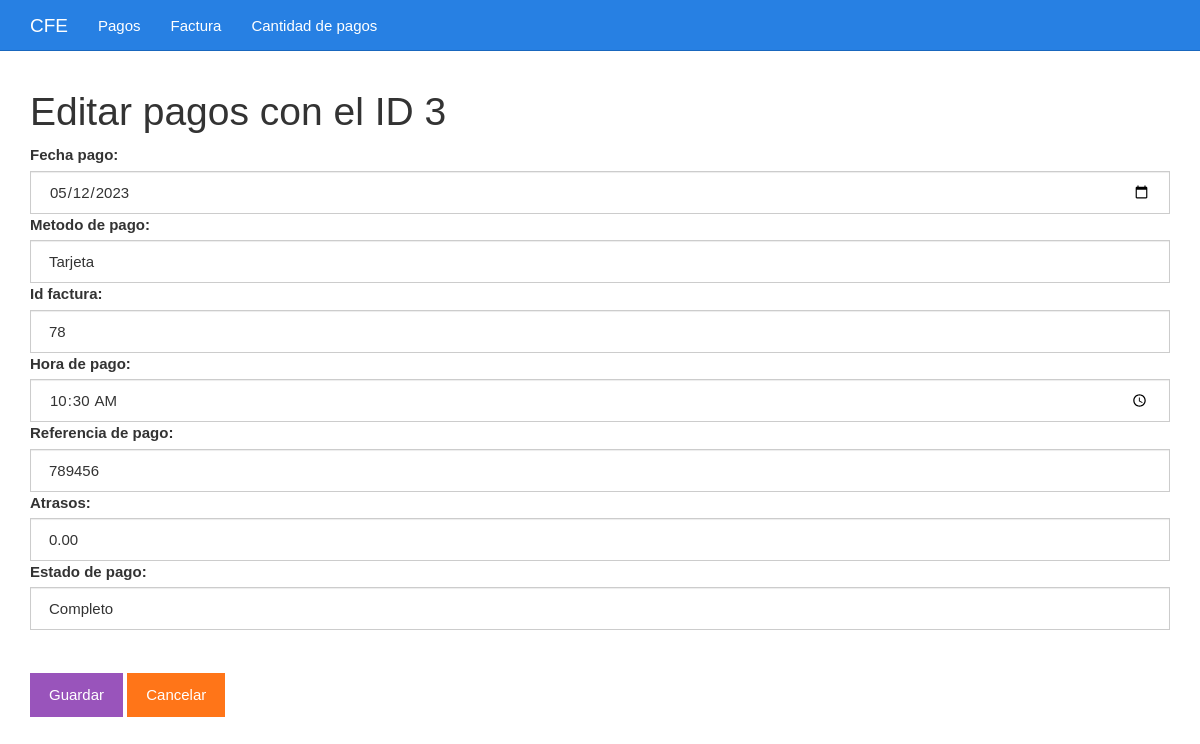
The app's page /editar.php?id=3 with its own data.
### tables this page shows
CREATE TABLE `tbl_pagos` (
  `id` int(50) UNSIGNED NOT NULL,
  `fechapago` date NOT NULL,
  `metodopago` varchar(50) NOT NULL,
  `idfactura` int(50) NOT NULL,
  `horapago` time NOT NULL,
  `referpago` int(100) NOT NULL,
  `atrasos` decimal(7,2) NOT NULL,
  `estadopago` varchar(50) NOT NULL
);

### editar.php (the view, shortened to what this page needs)
<?php
$id = $_GET["id"];
include_once "base_de_datos.php";
$sentencia = $base_de_datos->prepare("SELECT * FROM tbl_pagos WHERE id = ?;");
$sentencia->execute([$id]);
$pagos = $sentencia->fetch(PDO::FETCH_OBJ);
?>
<?php include_once "encabezado.php" ?>
	<div class="col-xs-12">
		<h1>Editar pagos con el ID <?php echo $pagos->id; ?></h1>
		<form method="post" action="guardarDatosEditados.php">
			<label for="fechapago">Fecha pago:</label>
			<input value="<?php echo $pagos->fechapago ?>" class="form-control" name="fechapago" required type="date" id="fechapago" placeholder="Escribe el código">
			<label for="metodopago">Metodo de pago:</label>
			<input value="<?php echo $pagos->metodopago ?>" class="form-control" name="metodopago" required type="text" id="metodopago" placeholder="Escribe el metodo de pago">
			<label for="idfactura">Id factura:</label>
			<input value="<?php echo $pagos->idfactura ?>" class="form-control" name="idfactura" required type="number" id="idfactura" placeholder="Escribe el id de factura">
			<label for="horapago">Hora de pago:</label>
			<input value="<?php echo $pagos->horapago ?>" class="form-control" name="horapago" required type="time" id="horapago" placeholder="Hora de pago">
			<label for="referpago">Referencia de pago:</label>
			<input value="<?php echo $pagos->referpago ?>" class="form-control" name="referpago" required type="number" id="referpago" placeholder="Escribe referencia del pago">
			<label for="atrasos">Atrasos:</label>
			<input value="<?php echo $pagos->atrasos ?>" class="form-control" name="atrasos" required type="number" id="atrasos" placeholder="Atrasos">
			<label for="estadopago">Estado de pago:</label>
			<input value="<?php echo $pagos->estadopago ?>" class="form-control" name="estadopago" required type="text" id="estadopago" placeholder="Estado de pagos">
			<br><br><input class="btn btn-info" type="submit" value="Guardar">
			<a class="btn btn-warning" href="./listar.php">Cancelar</a>
		</form>
	</div>
<?php include_once "pie.php" ?>

### css/estilo.css (style rules this page uses)
body { padding-top: 70px; }

### records on screen
tbl_pagos: id "3", fechapago "05/12/2023", metodopago "Tarjeta", idfactura "78", horapago "10:30:00", referpago "789456", atrasos "0.00", estadopago "Completo"
